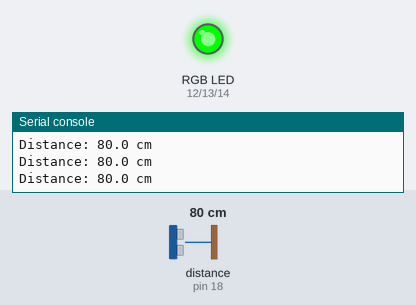
A program run on a simulated MicroPython board. Parts: an RGB LED mixed from three pins (HIGH = lit), the last lines printed to the serial console. The inputs (shaded band) are chosen by the test bench; at power-on: distance to the obstacle (sensor on pin 18) 80 cm. The echo pulse lasts 58.3 µs per cm; pins used as bus, display or sensor lines are not drawn.

Above: at 1.2 s.
1.3 s: distance to the obstacle (sensor on pin 18) set to 22 cm
2.8 s: distance to the obstacle (sensor on pin 18) set to 18 cm
At 3.8 s:
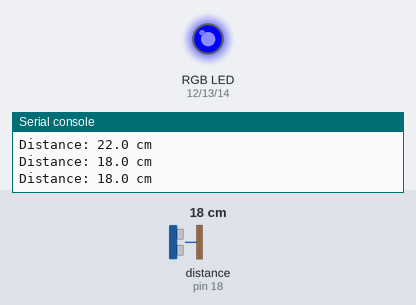
4.5 s: distance to the obstacle (sensor on pin 18) set to 12 cm
6.0 s: distance to the obstacle (sensor on pin 18) set to 9 cm
At 6.5 s:
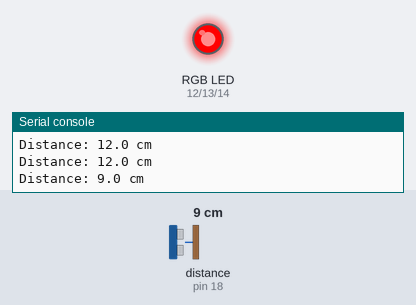
7.5 s: distance to the obstacle (sensor on pin 18) set to 35 cm
At 7.8 s:
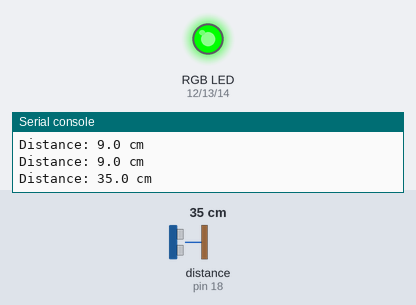
9.0 s: distance to the obstacle (sensor on pin 18) set to 2 cm
At 10.4 s:
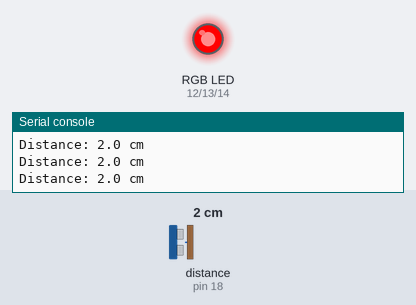
Timing chart, 0 to 11.5 s (numbered marks = the images above; inputs shaded):
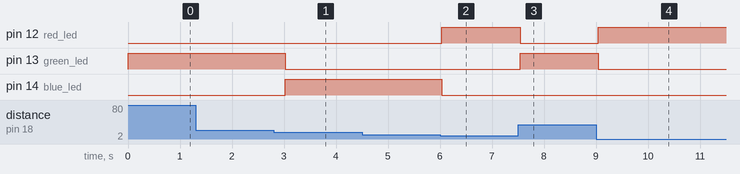

Measured:
- the behaviour switches between 21 and 20 cm on distance to the obstacle (sensor on pin 18) (found by bisection; images 0 and 1)
- the behaviour switches between 11 and 10 cm on distance to the obstacle (sensor on pin 18) (found by bisection; images 1 and 2)
- after the input at 2.8 s, pin 13 (green_led): HIGH → LOW after 0.23 s; pin 14 (blue_led): LOW → HIGH after 0.23 s
- after the input at 6.0 s, pin 12 (red_led): LOW → HIGH at once; pin 14 (blue_led): HIGH → LOW at once
- after the input at 7.5 s, pin 12 (red_led): HIGH → LOW at once; pin 13 (green_led): LOW → HIGH at once
- after the input at 9.0 s, pin 12 (red_led): LOW → HIGH after 0.05 s; pin 13 (green_led): HIGH → LOW after 0.05 s

The program:

task4_ultrasonic.py
```python
from machine import Pin, time_pulse_us
import time

# פינים לחיישן המרחק
trig = Pin(5, Pin.OUT)
echo = Pin(18, Pin.IN)

# פינים לנורת ה-RGB
red_led = Pin(12, Pin.OUT)
green_led = Pin(13, Pin.OUT)
blue_led = Pin(14, Pin.OUT)

def get_distance():
    trig.value(0)
    time.sleep_us(2)
    trig.value(1)
    time.sleep_us(10)
    trig.value(0)

    duration = time_pulse_us(echo, 1, 30000)

    if duration < 0:
        return -1

    distance = (duration * 0.0343) / 2
    return distance

def turn_off_all():
    red_led.value(0)
    green_led.value(0)
    blue_led.value(0)

print("--- Reverse Parking System Active ---")

while True:
    dist = get_distance()

    if dist < 0:
        print("No obstacle detected.")
        turn_off_all()
    else:
        print(f"Distance: {dist:.1f} cm")
        turn_off_all()

        # לוגיקת הצבעים לפי המרחק
        if dist > 20:
            green_led.value(1)
        elif 10 <= dist <= 20:
            blue_led.value(1)
        elif dist < 10:
            red_led.value(1)

    time.sleep(0.5)
```
